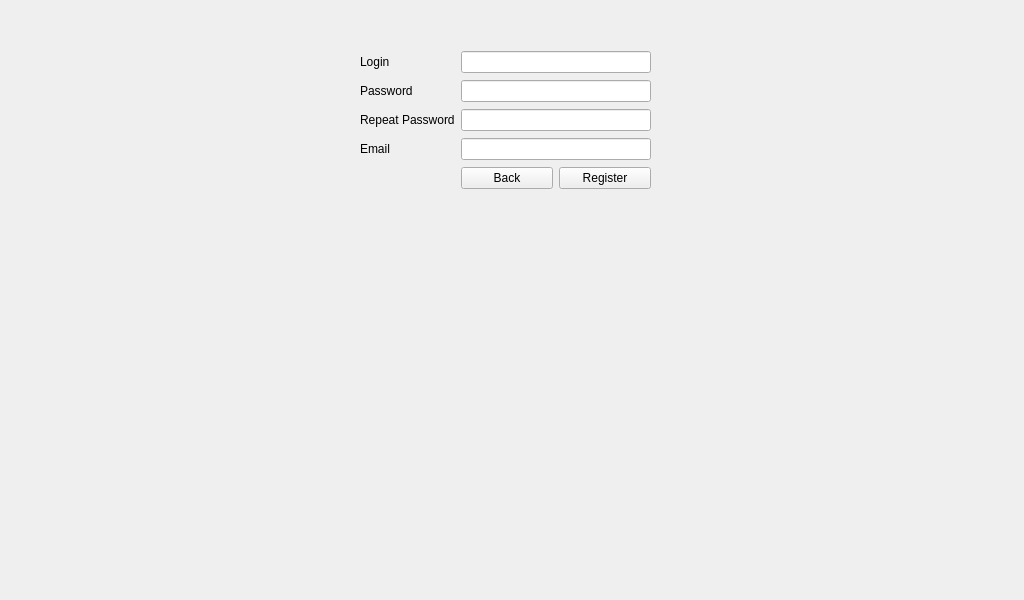
<?xml version="1.0" encoding="UTF-8"?>
<ui version="4.0">
 <class>Form</class>
 <widget class="QWidget" name="Form">
  <property name="geometry">
   <rect>
    <x>0</x>
    <y>0</y>
    <width>1024</width>
    <height>600</height>
   </rect>
  </property>
  <property name="windowTitle">
   <string>Form</string>
  </property>
  <widget class="QWidget" name="gridLayoutWidget">
   <property name="geometry">
    <rect>
     <x>360</x>
     <y>50</y>
     <width>291</width>
     <height>141</height>
    </rect>
   </property>
   <layout class="QGridLayout" name="gridLayout_2">
    <item row="0" column="1">
     <widget class="QLineEdit" name="loginEdit_2"/>
    </item>
    <item row="1" column="1">
     <widget class="QLineEdit" name="passEdit_2"/>
    </item>
    <item row="2" column="1">
     <widget class="QLineEdit" name="lineEdit"/>
    </item>
    <item row="1" column="0">
     <widget class="QLabel" name="label_4">
      <property name="text">
       <string>Password</string>
      </property>
     </widget>
    </item>
    <item row="0" column="0">
     <widget class="QLabel" name="label_3">
      <property name="text">
       <string>Login</string>
      </property>
     </widget>
    </item>
    <item row="4" column="1">
     <layout class="QHBoxLayout" name="horizontalLayout_2">
      <item>
       <widget class="QPushButton" name="backButton">
        <property name="text">
         <string>Back</string>
        </property>
       </widget>
      </item>
      <item>
       <widget class="QPushButton" name="regButton_2">
        <property name="text">
         <string>Register</string>
        </property>
       </widget>
      </item>
     </layout>
    </item>
    <item row="3" column="1">
     <widget class="QLineEdit" name="lineEdit_2"/>
    </item>
    <item row="2" column="0">
     <widget class="QLabel" name="label_5">
      <property name="text">
       <string>Repeat Password</string>
      </property>
     </widget>
    </item>
    <item row="3" column="0">
     <widget class="QLabel" name="label_6">
      <property name="text">
       <string>Email</string>
      </property>
     </widget>
    </item>
   </layout>
  </widget>
 </widget>
 <resources/>
 <connections/>
</ui>
